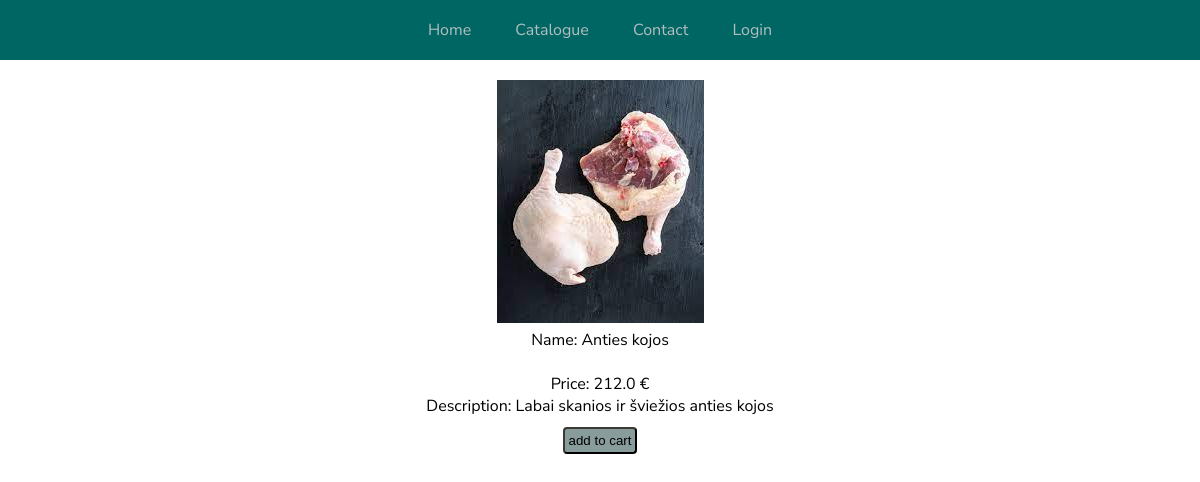
/treat/Anties kojos, run on the app's committed database.
### app/models.py (models this page shows, shortened)
class Treat(db.Model):
    __tablename__ = 'Treat'
    id = db.Column(db.Integer, primary_key = True)
    name = db.Column(db.String(45), unique=True)
    descreption = db.Column(db.String(120))
    price = db.Column(db.Float)
    count = db.Column(db.Integer)
    image = db.Column(db.String)

### app/routes.py (the view)
@app.route('/treat/<name>', methods=['GET', 'POST'])
def treat(name):
    treat = Treat.query.filter_by(name=name).first()
    if request.method == 'POST':
        cart = loads(current_user.cart)
        cart.append(treat.name)
        current_user.cart = dumps(cart)
        db.session.commit()
    return render_template('treat.html', title=treat.name, treat=treat)

### app/routes.py (called while the page is built)
@app.before_request
def create_tables():
    db.create_all()

### app/templates/treat.html
{% extends 'base.html' %}
{% block content %}
<div class="treat-data">
    <img src="{{ url_for('static', filename='images/') }}{{ treat.image }}" alt="{{ treat.name }}">
    <div>
        <p>Name: {{ treat.name }}</p><br>
        <p>Price: {{ treat.price }} €</p>
        <p>Description: {{ treat.descreption}} </p>
    </div>
    <form action="" method="post">
        <input type="submit" value="add to cart" name="add" class="submit">
    </form>
</div>
{% endblock %}

### app/static/css/style.css (style rules this page uses)
* { margin: 0; padding: 0; box-sizing: border-box; }
body { font-family: 'Nunito Sans', sans-serif; }
.submit { border-color: #3B3936; border-radius: 4px; padding: 4px; margin-top: 10px; background-color: #889C9B; transition: all .3s; }
.treat-data { padding-left: 150px; padding-right: 150px; padding-top: 20px; }

### data on the page
Treat: image (picture), name "Anties kojos", price "212.0", descreption "Labai skanios ir šviežios anties kojos"
